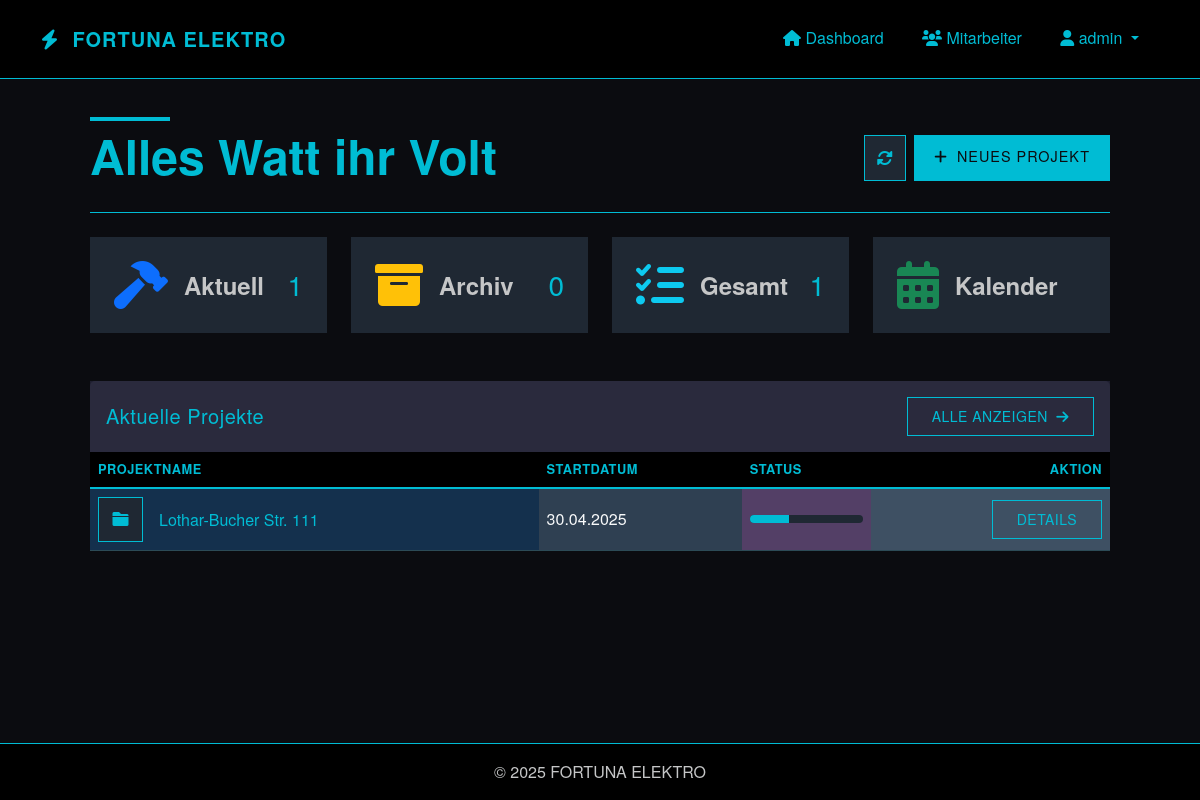
Screenshot of / (signed in) with the database file from the repository.
### app/models/user.py (models this page shows, shortened)
class User(UserMixin, db.Model):
    id = db.Column(db.Integer, primary_key=True)
    username = db.Column(db.String(64), unique=True, nullable=False)
    password_hash = db.Column(db.String(128), nullable=False)
    role = db.Column(db.String(20), nullable=False, default='installateur')  # 'admin' oder 'installateur'
    is_active = db.Column(db.Boolean, default=True)
    created_at = db.Column(db.DateTime, default=datetime.utcnow)
    projects = db.relationship('Project', backref='creator', lazy='dynamic')
    files = db.relationship('File', backref='uploader', lazy='dynamic')
    timesheets = db.relationship('Timesheet', backref='employee', lazy='dynamic')
    def is_admin(self):
        return self.role == 'admin'

### app/models/project.py (models this page shows, shortened)
class Project(db.Model):
    id = db.Column(db.Integer, primary_key=True)
    name = db.Column(db.String(128), nullable=False)  # Adresse als Projektname
    description = db.Column(db.Text)
    start_date = db.Column(db.DateTime, default=datetime.utcnow)
    end_date = db.Column(db.DateTime)
    status = db.Column(db.String(20), default='in_bearbeitung')  # 'in_bearbeitung', 'abgeschlossen', 'archiviert'
    creator_id = db.Column(db.Integer, db.ForeignKey('user.id'), nullable=False)
    files = db.relationship('File', backref='project', lazy='dynamic', cascade='all, delete-orphan')
    timesheets = db.relationship('Timesheet', backref='project', lazy='dynamic', cascade='all, delete-orphan')

### app/routes/dashboard.py (the view)
@dashboard.route('/')
@login_required
def index():
    in_progress = Project.query.filter_by(status='in_bearbeitung').order_by(Project.start_date.desc()).all()
    completed = Project.query.filter_by(status='abgeschlossen').order_by(Project.start_date.desc()).all()
    archived = Project.query.filter_by(status='archiviert').order_by(Project.start_date.desc()).all()
    return render_template(
        'dashboard/index.html',
        title='Dashboard',
        in_progress=in_progress,
        completed=completed,
        archived=archived
    )

### app/models/user.py (called while the page is built)
@login_manager.user_loader
def load_user(id):
    return User.query.get(int(id))

### app/templates/dashboard/index.html (shortened to what this page needs)
{% extends "base.html" %}
{% block content %}
<div class="container-fluid py-4">
    <div class="d-flex flex-column flex-md-row justify-content-between align-items-start align-items-md-center mb-4 gap-3">
        <div class="position-relative">
            <div class="dashboard-heading-decoration"></div>
            <h4 class="fw-bold mb-1 display-5 position-relative">Alles Watt ihr Volt</h4>
        </div>
        <div class="d-flex">
            <a href="{{ url_for('dashboard.index') }}" class="btn btn-light me-2 btn-refresh" aria-label="Aktualisieren">
                <i class="fas fa-sync-alt"></i>
            </a>
            <a href="{{ url_for('projects.new_project') }}" class="btn btn-gradient">
                <i class="fas fa-plus me-1"></i> Neues Projekt
            </a>
        </div>
    </div>
<div class="row g-4 mb-5">
    <div class="col-12 col-sm-6 col-lg-3">
        <div class="card h-100 border-0 shadow-hover stat-card custom-stat-card" data-bs-toggle="modal" data-bs-target="#projectsModal" data-tab-target="in-progress-tab">
            <div class="card-body p-4">
                <div class="d-flex align-items-center justify-content-between">
                    <div class="d-flex align-items-center gap-3">
                        <i class="fas fa-hammer fa-3x text-primary"></i>
                        <span class="text-muted fw-bold fs-4">Aktuell</span>
                    </div>
                    <h3 class="mb-0">{{ in_progress|length }}</h3>
                </div>
            </div>
        </div>
    </div>
    <div class="col-12 col-sm-6 col-lg-3">
        <div class="card h-100 border-0 shadow-hover stat-card custom-stat-card" data-bs-toggle="modal" data-bs-target="#projectsModal" data-tab-target="archived-tab">
            <div class="card-body p-4">
                <div class="d-flex align-items-center justify-content-between">
                    <div class="d-flex align-items-center gap-3">
                        <i class="fas fa-archive fa-3x text-warning"></i>
                        <span class="text-muted fw-bold fs-4">Archiv</span>
                    </div>
                    <h3 class="mb-0">{{ archived|length }}</h3>
                </div>
            </div>
        </div>
    </div>
    <div class="col-12 col-sm-6 col-lg-3">
        <div class="card h-100 border-0 shadow-hover stat-card custom-stat-card" data-bs-toggle="modal" data-bs-target="#projectsModal" data-tab-target="all-tab">
            <div class="card-body p-4">
                <div class="d-flex align-items-center justify-content-between">
                    <div class="d-flex align-items-center gap-3">
                        <i class="fas fa-tasks fa-3x text-info"></i>
                        <span class="text-muted fw-bold fs-4">Gesamt</span>
                    </div>
                    <h3 class="mb-0">{{ (in_progress|length) + (completed|length) + (archived|length) }}</h3>
                </div>
            </div>
        </div>
    </div>
    <div class="col-12 col-sm-6 col-lg-3">
        <div class="card h-100 border-0 shadow-hover stat-card custom-stat-card" data-bs-toggle="modal" data-bs-target="#projectsModal" data-tab-target="calendar-tab">
            <div class="card-body p-4">
                <div class="d-flex align-items-center justify-content-between">
                    <div class="d-flex align-items-center gap-3">
                        <i class="fas fa-calendar-alt fa-3x text-success"></i>
                        <span class="text-muted fw-bold fs-4">Kalender</span>
                    </div>
                </div>
            </div>
        </div>
    </div>
</div>
<div class="row mb-4">
    <div class="col-12">
        <div class="card border-0 shadow-hover aktuelle-projekte">
            <div class="card-header border-0 py-3">
                <div class="d-flex justify-content-between align-items-center">
                    <h5 class="mb-0"> Aktuelle Projekte</h5>
                    <button class="btn btn-sm btn-outline-primary" data-bs-toggle="modal" data-bs-target="#projectsModal">
                        Alle anzeigen <i class="fas fa-arrow-right ms-1"></i>
                    </button>
                </div>
            </div>
            <div class="card-body p-0">
                {% if in_progress %}
                    <div class="table-responsive" >
                        <table class="table table-hover align-middle mb-0" >
                            <thead>
                                <tr>
                                    <th>Projektname</th>
                                    <th class="d-none d-md-table-cell">Startdatum</th>
                                    <th class="d-none d-lg-table-cell" >Status</th>
                                    <th class="text-end">Aktion</th>
                                </tr>
                            </thead>
                            <tbody>
                                {% for project in in_progress[:5] %}
                                    <tr>
                                        <td style="background-color: #14304d">
                                            <div class="d-flex align-items-center" >
                                                <div class="project-icon me-3" >
                                                    <i class="fas fa-folder" style="color: var(--accent);"></i>
                                                </div>
                                                <div>
                                                    <h6 class="mb-0" >{{ project.name }}</h6>
                                                </div>
                                            </div>
                                        </td>
                                        <td class="d-none d-md-table-cell text-light" style="background-color: #2f4052">{{ project.start_date.strftime('%d.%m.%Y') }}</td>
                                        <td class="d-none d-lg-table-cell" style="background-color: #533f66">
                                            <div class="progress" style="height: 8px; background-color: var(--primary-light);">
                                                <div class="progress-bar" role="progressbar" style="width:35%; background-color: var(--accent);"></div>
                                            </div>
                                        </td>
                                        <td class="text-end"  style="background-color: #3e5063">
                                            <a href="{{ url_for('projects.view_project', project_id=project.id) }}" class="btn btn-sm btn-outline-primary">
                                                Details
                                            </a>
                                        </td>
                                    </tr>
                                {% endfor %}
                            </tbody>
                        </table>
                    </div>
                {% endif %}
            </div>
        </div>
    </div>
</div>
</div>
                        {% set all_projects = in_progress + completed + archived %}
{% endblock %}

### app/templates/base.html (shortened to what this page needs)
<!DOCTYPE html>
<html lang="de">
<head>
    <link href="https://cdn.jsdelivr.net/npm/bootstrap@5.3.0/dist/css/bootstrap.min.css" rel="stylesheet">
    <link rel="stylesheet" href="https://cdnjs.cloudflare.com/ajax/libs/font-awesome/6.0.0/css/all.min.css">
    <link rel="stylesheet" href="{{ url_for('static', filename='css/style.css') }}">
</head>
<body>
    <nav class="navbar navbar-expand-lg navbar-dark mb-4">
        <div class="container">
            <a class="navbar-brand" href="{{ url_for('dashboard.index') }}">
                <i class="fas fa-bolt"></i> FORTUNA ELEKTRO
            </a>
            <div class="collapse navbar-collapse" id="navbarNav">
                <ul class="navbar-nav ms-auto">
                    {% if current_user.is_authenticated %}
                        <li class="nav-item">
                            <a class="nav-link" href="{{ url_for('dashboard.index') }}">
                                <i class="fas fa-home"></i> Dashboard
                            </a>
                        </li>
                        {% if current_user.is_admin() %}
                            <li class="nav-item">
                                <a class="nav-link" href="{{ url_for('admin.list_users') }}">
                                    <i class="fas fa-users"></i> Mitarbeiter
                                </a>
                            </li>
                        {% endif %}
                        <li class="nav-item dropdown">
                            <a class="nav-link dropdown-toggle" href="#" role="button" data-bs-toggle="dropdown">
                                <i class="fas fa-user"></i> {{ current_user.username }}
                            </a>
                        </li>
                    {% else %}
                        <li class="nav-item">
                            <a class="nav-link" href="{{ url_for('auth.login') }}">
                                <i class="fas fa-sign-in-alt"></i> Anmelden
                            </a>
                        </li>
                    {% endif %}
                </ul>
            </div>
        </div>
    </nav>
    <div class="container mb-5">
        {% block content %}{% endblock %}
    </div>
    <footer class="footer mt-auto py-3">
        <div class="container text-center">
            <span class="text-muted">&copy; 2025 FORTUNA ELEKTRO </span>
        </div>
    </footer>
</body>
</html>

### app/templates/base.html (style rules this page uses)
:root { --primary: #0B0C10; --primary-light: #1F2833; --primary-dark: #000000; --accent: #66FCF1; --accent-light: #45A29E; --success: #45A29E; --danger: #FF3B3B; --warning: #FF8F00; --info: #66FCF1; --light-bg: #1F2833; --card-bg: #0B0C10; --text-dark: #FFFFFF; --text-muted: #C5C6C7; }
body { background-color: var(--primary); color: var(--text-white); min-height: 100vh; display: flex; flex-direction: column; }
.navbar { background-color: var(--primary-dark) !important; border-bottom: 1px solid var(--accent); padding: 0.8rem 1rem; }
.navbar-brand { color: var(--accent) !important; font-weight: 700; letter-spacing: 1px; }
.navbar-brand i { color: var(--accent); margin-right: 8px; }
.nav-link { color: var(--accent) !important; position: relative; padding: 0.8rem 1.2rem !important; border-bottom: 3px solid transparent; transition: all 0.3s ease; }
.container { flex: 1; }
.footer { background-color: var(--primary-dark) !important; border-top: 1px solid var(--accent); margin-top: auto; padding: 1rem 0; }
.footer .text-muted { color: var(--text-muted) !important; }
.btn { border-radius: 0; padding: 0.5rem 1.5rem; transition: all 0.3s ease; text-transform: uppercase; letter-spacing: 0.5px; font-weight: 500; }
.card { background-color: var(--primary-light); border: 1px solid var(--accent); border-radius: 0; }
.card-header { background-color: rgba(102, 252, 241, 0.1); border-bottom: 1px solid var(--accent); font-weight: 600; letter-spacing: 0.5px; color: var(--accent); }
.table { color: var(--accent); }
.table thead th { background-color: var(--primary-dark); color: var(--accent); border-bottom: 2px solid var(--accent); text-transform: uppercase; letter-spacing: 0.5px; font-size: 0.9rem; font-weight: 600; }
.table tbody tr { border-bottom: 1px solid rgba(102, 252, 241, 0.2); }
.card-body, .card-body p, .card-body label, .card-body .form-text, .card-body small { color: #66d9ff !important; }

### rows the page displays
User: username "admin"
Project: name "Lothar-Bucher Str. 111", start_date "30.04.2025"

### other values shown
{{ in_progress|length }} "1"
{{ archived|length }} "0"
{{ (in_progress|length) + (completed|length) + (archived|length) }} "1"
